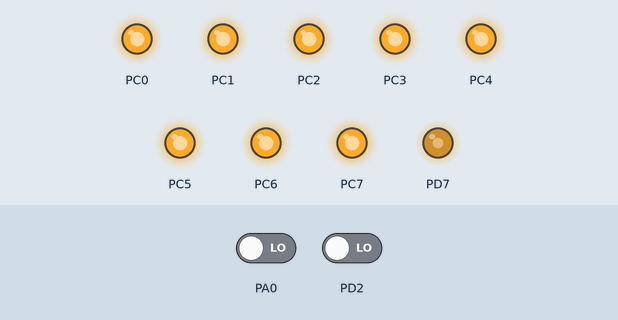
This program was run on a simulated ATmega16, built with avr-gcc and emulated at 16 MHz. On the bench: output pins drawn as LEDs (lit = HIGH). The inputs (shaded band) are chosen by the test bench; at power-on: PA0 LOW, PD2 LOW. At 1.4 s the program stops and its outputs stay as they are.

Above: at 1.2 s.
1.3 s: PA0 driven HIGH
At 1.7 s:
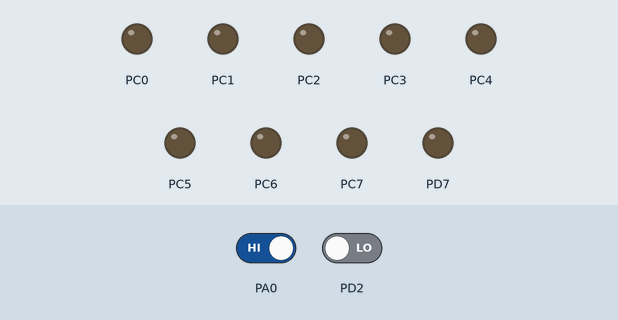
Timing chart, 0 to 2.9 s (numbered marks = the images above; inputs shaded):
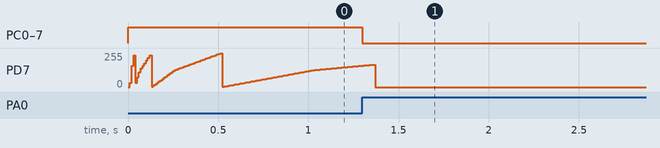

The program:

GccApplication5.c
```c
  /*
 * devya_1sept.c
 *
 * Created: 01/09/2016 7:05:13 PM
 * Author : Shubham_D
 */


#define F_CPU 16000000UL

#include <avr/io.h>
#include <avr/interrupt.h>
#include <util/delay.h>
	volatile int i=0,x=0;
	volatile float count_add=10;//11 fr 1 rps,,21=2,,32=3,,43=4,,54=5,,108 fr10rps
	volatile float kp=1,corr;
	volatile int prev_i=0;
	volatile int timercount=0;
	volatile int input=0;


ISR(INT0_vect)
{  cli();
	if((PIND & 0b00010000)==0b00010000)
	{
		i--;

	}
	else
	{
		i++;
	   //  PORTA=0b10000000;
	}
	sei();
}
volatile int req_count=0;
ISR(TIMER1_COMPA_vect)
{
	/*
	if(i<10)
	{
		count_add=count_add+1;
	}
	if(i>10000)
	{

		count_add=count_add-100*0.001;
	}*/
	//if(count_add>=0)
	//{
		req_count=req_count+count_add;
		//}

}
ISR(TIMER0_COMP_vect)
{
	corr=kp*(req_count-i);
	OCR2=abs(corr);

}

int main(void)
{	DDRD=0b10000000;
	DDRB=0;
	DDRA=0;
	//PORTA=0b11111111;
	DDRC=255;
	PORTC=255;
	//PORTA=255;
	//int i=0;

	TCCR2=0x6C; // TCCR0=0X0C;//12    for encoder:-0x66;
	//	OCR2=200;
	//TIMSK=(1<<OCIE0);
	TCCR0=(1<<WGM01)|(1<<CS02)|(1<<CS00);

	TCCR1B=(1<<CS12)|(1<<WGM12)|(1<<CS10);


	TIMSK=(1<<OCIE1A)|(1<<OCIE0);
	OCR1A=15625/100;
	OCR0=15;
	MCUCR= (1<<ISC01) | (1<<ISC00);
	GICR= (1<<INT0);
//	GIFR= (1<<INTF0);
	sei();
	int flag=0;
    while (flag==0)
    {
  sei();
		if(corr>235)
		{
			corr=235;
		//	OCR2=100;
		}
input=PINA & 0b00000001;

 if (input==0b00000001)
 {
	  OCR2=0;
	   	  PORTC=0;
	   	   OCR2=50;
			  _delay_ms(70);
			  OCR2=0;
			  flag=1;
 }

 // while(flag==1)
 // {
 	// OCR2=0;

 	 //}


    }
}
```

Measured:
- after the input at 1.3 s, PC0–7: HIGH → LOW at once
